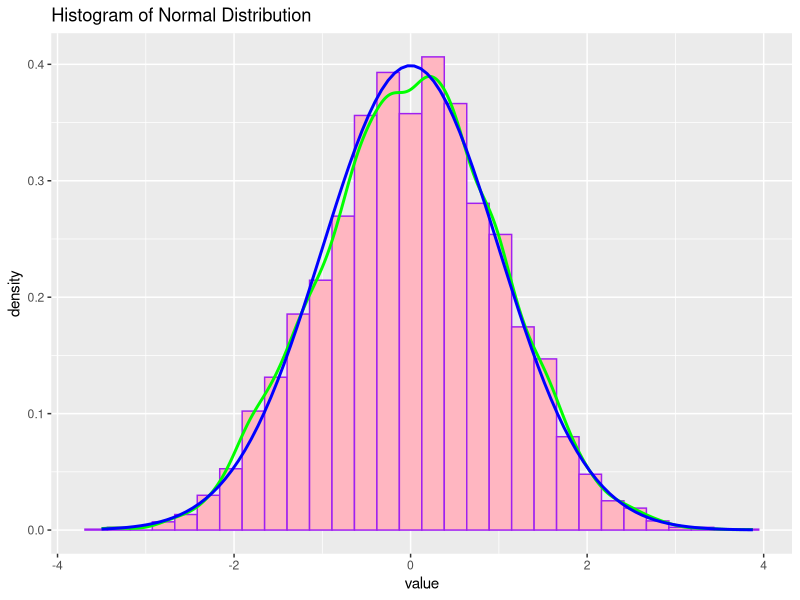

Here is the R script that generated this plot:
#Name: Jennifer Park
#Operating system: RStudio

library('ggplot2')
library('fitdistrplus')
library('reshape2')

#Question 2
#Dataset of 5000 random numbers
#Uniform distribution
library(ggplot2)

#generating random numbers using normal distribution
dataset<-rnorm(5000)
#sample mean
mean(dataset)
#sample standard deviation
sd(dataset)
#histogram with density line using ggplot
ggplotdata<-data.frame(value=dataset)
myplot1<-ggplot(ggplotdata, aes(value))+
  geom_histogram(aes(y=after_stat(density)), color="purple", fill="lightpink")+
  geom_density(color="green",lwd=1)+geom_function(fun=dnorm, color="blue", lwd=1)+
  labs(title="Histogram of Normal Distribution")
#normal curve overlay

print(myplot1)
